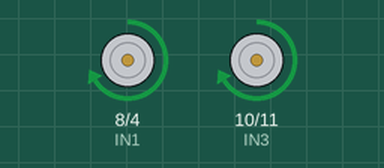
A sketch run on a simulated Arduino Uno, built with avr-gcc and run on an emulated ATmega328P. Parts: motor-driver pin pairs drawn as motors (green arrow = first pin HIGH = forward, orange = second pin HIGH = backward, longer = more drive, scaled by the enable pin).

Above: at 1.5 s.
At 6.5 s:
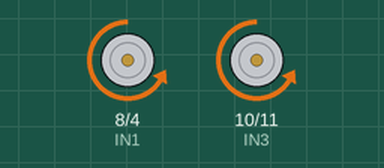
At 9.0 s:
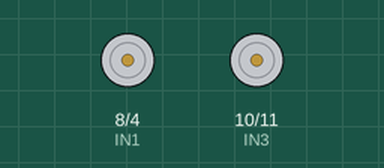
Timing chart, 0 to 13.0 s (numbered marks = the images above):
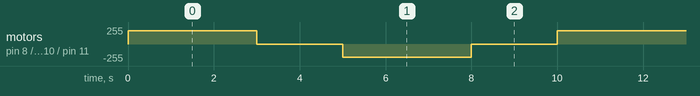

Measured:
- by itself, motor on pin 8 (IN1) / pin 4 (IN2), motor on pin 10 (IN3) / pin 11 (IN4): repeats every 10.0 s: stopped 2.0 s, backward 200/255 3.0 s, stopped 2.0 s, forward 200/255 3.0 s

The sketch:

motor_test_reverse_direction.ino
```cpp
// Motor A (اليمين - المتصل بـ OUT1 و OUT2)
#define ENA 5
#define IN1 8
#define IN2 4   // تم التغيير إلى دبوس 4 السليم

// Motor B (الشمال - المتصل بـ OUT3 و OUT4)
#define ENB 6
#define IN3 10
#define IN4 11

void setup() {
  pinMode(ENA, OUTPUT);
  pinMode(IN1, OUTPUT);
  pinMode(IN2, OUTPUT);

  pinMode(ENB, OUTPUT);
  pinMode(IN3, OUTPUT);
  pinMode(IN4, OUTPUT);
}

void loop() {
  // 1. الموتورين للأمام
  digitalWrite(IN1, HIGH);
  digitalWrite(IN2, LOW);
  digitalWrite(IN3, HIGH);
  digitalWrite(IN4, LOW);

  analogWrite(ENA, 200);
  analogWrite(ENB, 200);
  delay(3000);

  // 2. توقف
  analogWrite(ENA, 0);
  analogWrite(ENB, 0);
  delay(2000);

  // 3. الموتورين للخلف معاً
  digitalWrite(IN1, LOW);
  digitalWrite(IN2, HIGH); // الإشارة ستخرج من دبوس 4 السليم
  digitalWrite(IN3, LOW);
  digitalWrite(IN4, HIGH);

  analogWrite(ENA, 200);
  analogWrite(ENB, 200);
  delay(3000);

  // 4. توقف
  analogWrite(ENA, 0);
  analogWrite(ENB, 0);
  delay(2000);
}
```
